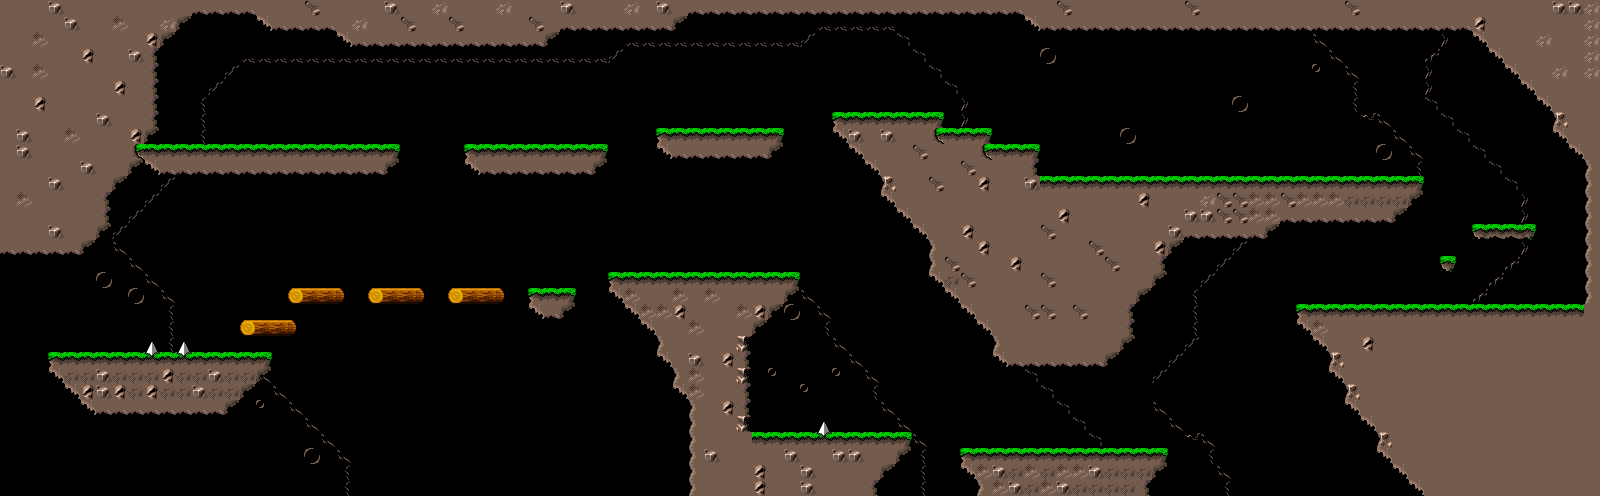

This is a level from a 2D game, rendered from its Tiled map with the project's own tilesets. A one-line summary and the map file follow, with tile-layer data summarised:
An orthogonal 100x31 tile map with 16x16 px tiles, 2 tile layers (Back, Main), 1 hidden layer not drawn.

<map version="1.0" orientation="orthogonal" width="100" height="31" tilewidth="16" tileheight="16">
    <tileset firstgid="1" name="platformtiles" tilewidth="16" tileheight="16">
        <image source="platformtiles.png" width="320" height="200" />
        <tile id="2">
            <properties>
                <property name="shape" value="box" />
            </properties>
        </tile>
    </tileset>
    <layer name="Back" width="100" height="31">
        <data>[3100 cells, 1177 non-empty, 12 distinct tile ids]</data>
    </layer>
    <layer name="Main" width="100" height="31">
        <data>[3100 cells, 1118 non-empty, 27 distinct tile ids]</data>
    </layer>
    <layer name="Items" width="100" height="31" visible="0">
        <data>[3100 cells, 69 non-empty, 31 distinct tile ids]</data>
    </layer>
</map>
